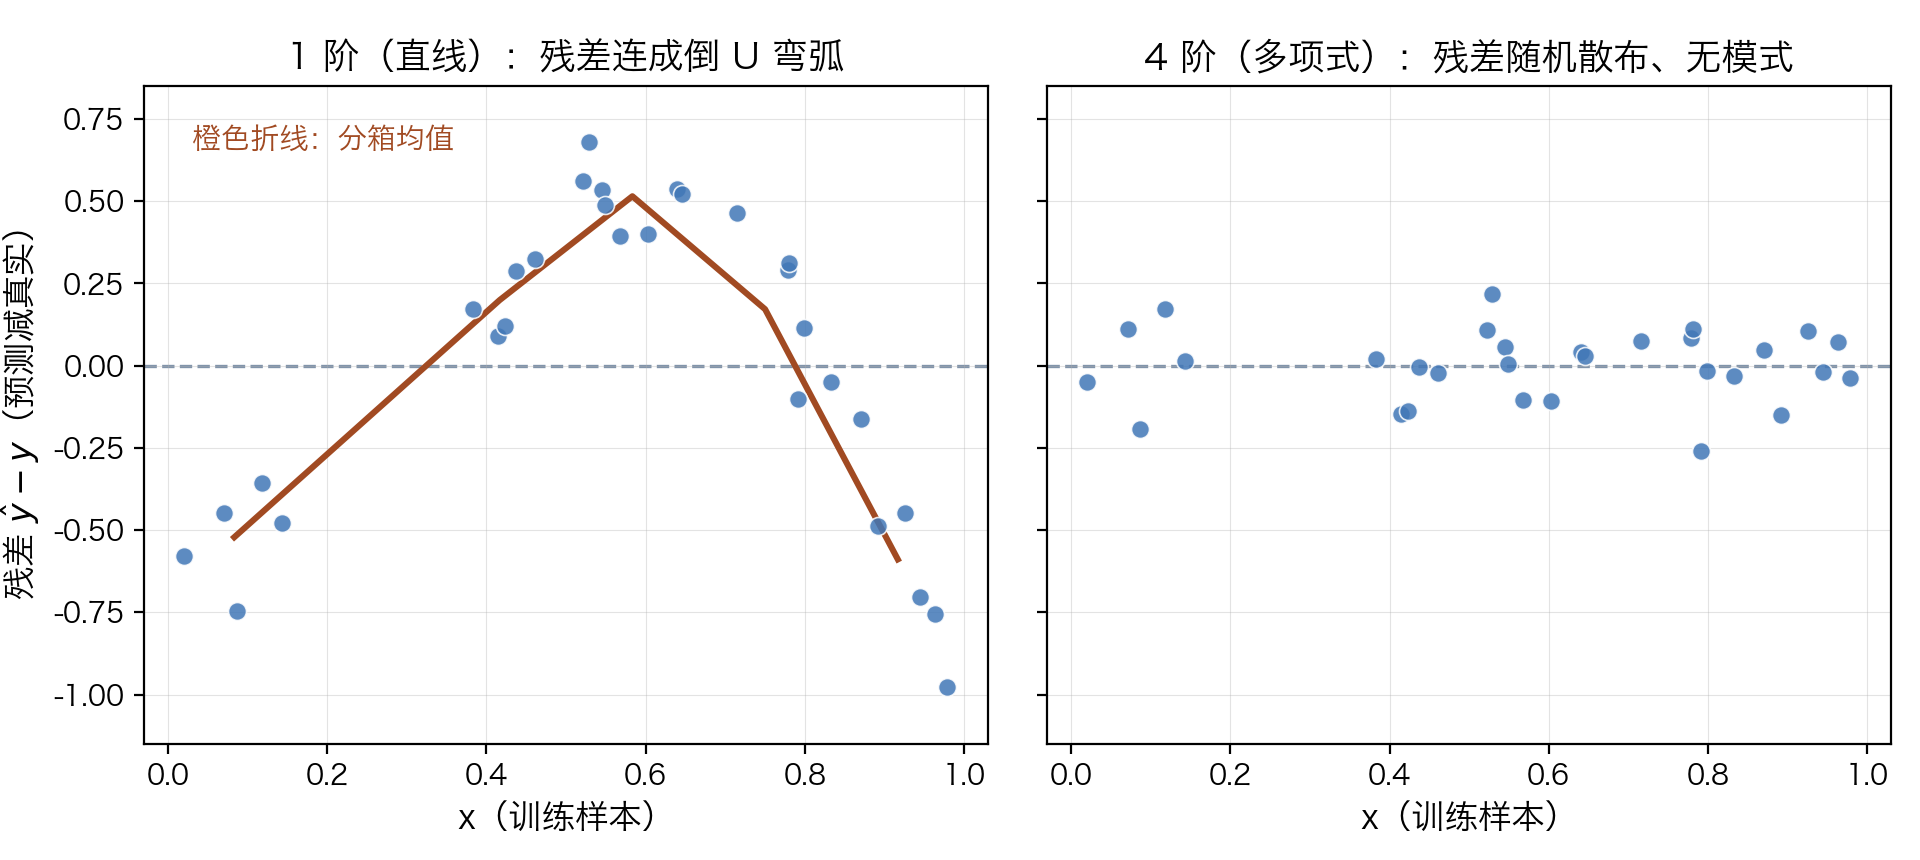

The script that saved this image:
# 第 3 讲配图：残差诊断双面板（用于"残差诊断"页）
# 数据与 03-regression-gd.ipynb cell 2 完全一致：
#   np.random.seed(0), n=30, X = sort(rand(30)), y = cos(1.5πX) + randn(30)*0.1
# 左面板：1 阶 LinearRegression 直接拟合 → 残差（ŷ−y，第 5 页口径：预测减真实）对 x 呈倒 U 弯弧（欠拟合信号）
# 右面板：Pipeline(PolynomialFeatures(degree=4) + LinearRegression) → 残差随机散布、无模式
# 两面板纵轴同尺度（sharey），灰色虚线为残差 = 0 参考线；左面板橙色折线为分箱均值（突出模式）
from pathlib import Path

import matplotlib.pyplot as plt
import numpy as np
from sklearn.linear_model import LinearRegression
from sklearn.pipeline import Pipeline
from sklearn.preprocessing import PolynomialFeatures

# 中文字体（照抄 ch3-fit-scatter.py）：macOS PingFang SC + 回退链
plt.rcParams["font.sans-serif"] = ["PingFang SC", "Hiragino Sans GB", "Microsoft YaHei",
                                   "Arial Unicode MS", "DejaVu Sans"]
plt.rcParams["axes.unicode_minus"] = False

BLUE, ORANGE, GRAY = "#4177b7", "#a14a22", "#8194aa"

# ---- 数据：与 notebook cell 2 完全相同的三行 ----
np.random.seed(0)
X = np.sort(np.random.rand(30))
y = np.cos(1.5 * np.pi * X) + np.random.randn(30) * 0.1

models = {
    1: LinearRegression(),
    4: Pipeline([("poly", PolynomialFeatures(degree=4, include_bias=False)),
                 ("lin", LinearRegression())]),
}

fig, axes = plt.subplots(1, 2, figsize=(9.6, 4.3), sharey=True)
fig.subplots_adjust(left=0.075, right=0.985, top=0.90, bottom=0.135, wspace=0.07)

for ax, (deg, model) in zip(axes, models.items()):
    pred = model.fit(X[:, None], y).predict(X[:, None])
    resid = pred - y                                # 残差 = 预测 − 真实（第 5 页口径）
    ax.axhline(0, color=GRAY, lw=1.2, ls="--", zorder=1)
    ax.scatter(X, resid, s=42, color=BLUE, alpha=0.85,
               edgecolors="white", linewidths=0.6, zorder=3)
    ax.set_xlabel("x（训练样本）", fontsize=12)
    ax.set_xlim(-0.03, 1.03)
    ax.set_ylim(-1.15, 0.85)
    ax.grid(True, lw=0.4, alpha=0.35)
    if deg == 1:
        # 分 6 箱画均值折线，突出"倒 U"系统模式
        bins = np.linspace(0.0, 1.0, 7)
        mids, means = [], []
        for a, b in zip(bins[:-1], bins[1:]):
            m = (X >= a) & (X < b)
            if m.sum():
                mids.append(0.5 * (a + b))
                means.append(resid[m].mean())
        ax.plot(mids, means, color=ORANGE, lw=2.2, zorder=2)
        ax.text(0.03, 0.66, "橙色折线：分箱均值", fontsize=10.5, color=ORANGE)
        ax.set_title("1 阶（直线）：残差连成倒 U 弯弧", fontsize=13)
    else:
        ax.set_title("4 阶（多项式）：残差随机散布、无模式", fontsize=13)

axes[0].set_ylabel("残差 " + r"$\hat{y}-y$" + "（预测减真实）", fontsize=12)

out = Path(__file__).with_name("ch3-residual-diagnosis.png")
fig.savefig(out, dpi=200, facecolor="white")
print("saved:", out)
